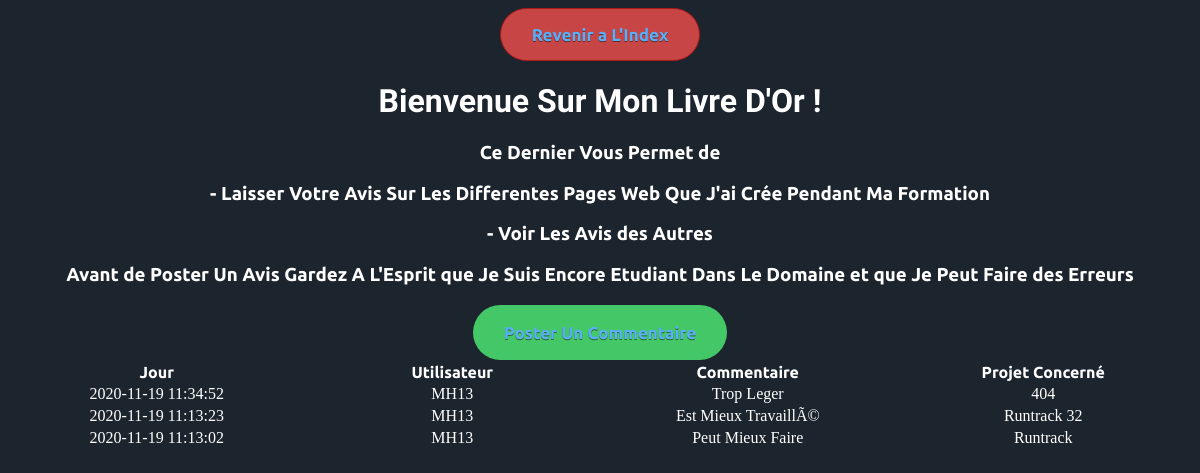
Screenshot of /livre-or.php with the database file from the repository.
### tables this page shows
CREATE TABLE IF NOT EXISTS `commentaires` (
  `id` int(11) NOT NULL AUTO_INCREMENT,
  `id_utilisateur` varchar(20) NOT NULL,
  `date` datetime NOT NULL,
  `commentaire` text NOT NULL,
  `projet` varchar(40) NOT NULL,
  PRIMARY KEY (`id`)
);

### livre-or.php (the view, shortened to what this page needs)
<?php
$db = mysqli_connect ("localhost", "root", "", "livreor");
$requete = "SELECT `date`, `id_utilisateur`, `commentaire`, `projet` FROM `commentaires` ORDER BY `id`";
$query = mysqli_query ($db, $requete);
$resultats = mysqli_fetch_all ($query);
$MAX = count($resultats);
$MAX = $MAX - 1
?>
<!DOCTYPE html>
<html>
	<head>
	<link rel="stylesheet" href="style.css" />
	</head>
	<body>
		<div class="sucess">
        <a href='index.php' class='DC-Button'>Revenir a L'Index</a>
		<h1>Bienvenue Sur Mon Livre D'Or <?php echo $_SESSION['username']; ?> !</h1>
            <h3>Ce Dernier Vous Permet de</h3>
            <h3>- Laisser Votre Avis Sur Les Differentes Pages Web Que J'ai Crée Pendant Ma Formation</h3>
            <h3>- Voir Les Avis des Autres</h3>
            <h3>Avant de Poster Un Avis Gardez A L'Esprit que Je Suis Encore Etudiant Dans Le Domaine et que Je Peut Faire des Erreurs</h3>
            <?php
            if($_SESSION['username'] == "Anonymous")
            {
            echo '<p>Vous devez Etre Connecté pour Ecrire Un Commentaire</p>';
            echo "<a href='login.php' class='DC-Button'>Se Connecter</a>";
            }
            else
            {
            echo "<a href='commentaire.php' class='C-Button'>Poster Un Commentaire</a>";
            }
            ?>
<table>
    <thead>
    <td>Jour</td>
    <td>Utilisateur</td>
    <td>Commentaire</td>
    <td>Projet Concerné</td>
    </thead>
    <tbody>
    <?php
    $VNumber = $MAX;
    for ($number; $VNumber >= 0; $VNumber - 1)
    {
        echo "<tr>";
        $number = 0;
        for ($number; isset($resultats[$VNumber][$number]); $number++)
        {
            echo "<td>";
            echo $resultats[$VNumber][$number];
            echo "</td>";
        }
        echo "</tr>";
        $VNumber = $VNumber - 1;
    }
    ?>
    </tbody>
</table>
    </body>
</html>

### style.css (style rules this page uses)
h1 { font-family: 'Goldman', cursive; }
h3 { font-family: 'Ubuntu', sans-serif; }
a { font-family: 'Ubuntu', sans-serif; }
thead { font-family: 'Ubuntu', sans-serif; font-weight: bold; }
.DC-Button { background-color:#c74545; border-radius:28px; border:1px solid #ab1919; display:inline-block; cursor:pointer; color:#ffffff; font-size:17px; font-weight:bold; padding:16px 31px; text-decoration:none; text-shadow:0px 1px 0px #662828; font-family: 'Ubuntu', sans-serif; }
.C-Button { background-color:#44c767; border-radius:28px; display:inline-block; cursor:pointer; color:#ffffff; font-family: 'Ubuntu', sans-serif; font-size:17px; font-weight:bold; padding:18px 31px; text-decoration:none; text-shadow:0px 1px 0px #2f6627; }
body { background: #1c242d; }
.sucess { text-align: center; color: white; }
.sucess a { text-decoration: none; color: #58aef7; }
table { table-layout: fixed; width: 100%; }

### rows the page displays
commentaires: date "2020-11-19 11:34:52", id_utilisateur "MH13", commentaire "Trop Leger", projet "404"
commentaires: date "2020-11-19 11:13:23", id_utilisateur "MH13", commentaire "Est Mieux TravaillÃ©", projet "Runtrack 32"
commentaires: date "2020-11-19 11:13:02", id_utilisateur "MH13", commentaire "Peut Mieux Faire", projet "Runtrack"
